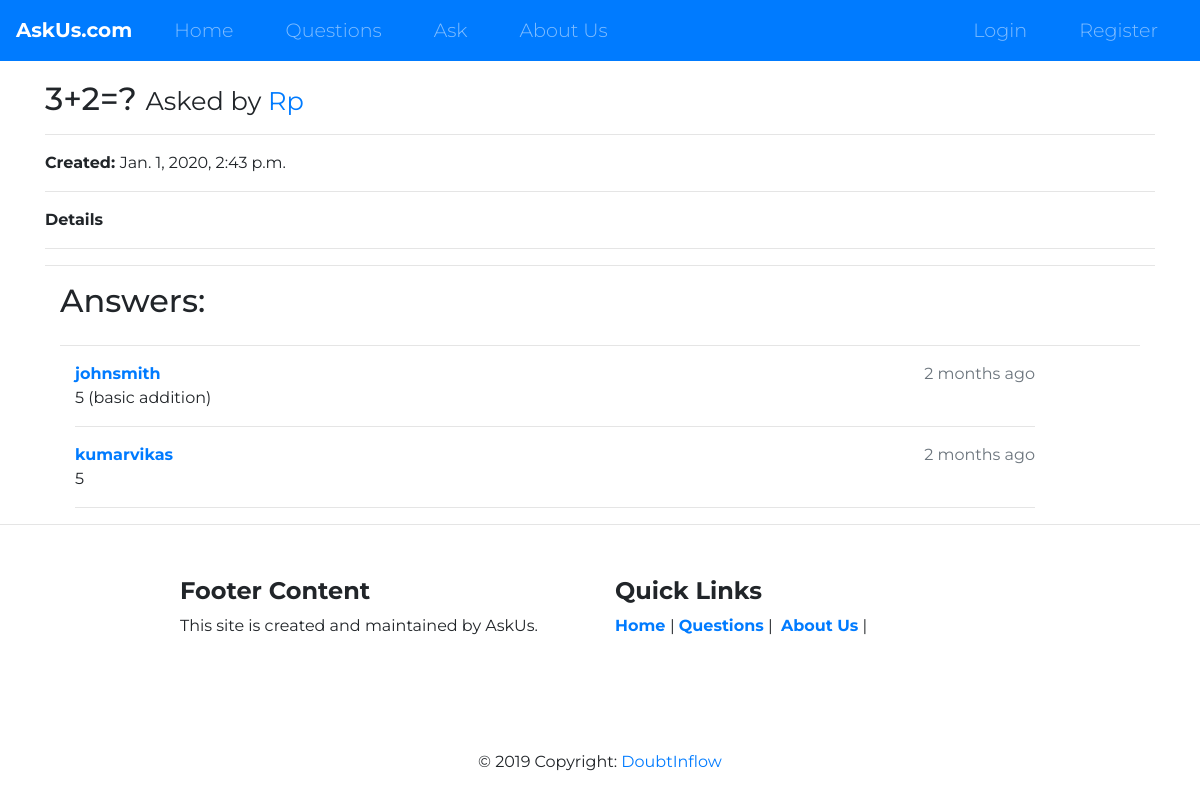
/questions/32/, run on the app's committed database.
### questions/models.py (models this page shows, shortened)
class Question(models.Model):
    user = models.ForeignKey(User, on_delete=models.CASCADE)
    qus = models.CharField(max_length=256, verbose_name="question")
    details = models.TextField(blank=True)
    slug = models.SlugField(unique=True, max_length=256)
    created = models.DateTimeField(auto_now_add=True)
    class Meta:
        ordering = ['-created']

class Answer(models.Model):
    user = models.ForeignKey(User, on_delete=models.CASCADE)
    question = models.ForeignKey(Question, on_delete=models.CASCADE)
    ans = models.TextField(verbose_name="answer")
    created = models.DateTimeField(auto_now_add=True)
    class Meta:
        ordering = ['-created']

### accounts/models.py (models this page shows, shortened)
class User(AbstractUser):
        username = models.CharField(max_length=256, unique=True, blank=False,
                                validators=[
                                        RegexValidator(
                                        regex = USERNAME_REGEX,
                                        message = 'Username can be Alpahnumeric and contain only @,#,$',
                                        code='invalid_username'
                                        )]
                                )
        first_name = models.CharField(max_length=256, blank=False,
                                  validators=[
                                        RegexValidator(
                                        regex = NAME_REGEX,
                                        message = 'Name must be Alphabetic',
                                        code='invalid_first_name'
                                        )]
                                )
        last_name = models.CharField(max_length=256, blank=False,
                                  validators=[
                                        RegexValidator(
                                        regex = NAME_REGEX,
                                        message = 'Name must be Alphabetic',
                                        code='invalid_last_name'
                                        )]
                                )
        email = models.EmailField(unique=True, blank=False)
        bio = models.CharField(max_length=512, blank=True)
        birth_date = models.DateField(null=True, blank=False)
        USERNAME_FIELD = 'email'
        REQUIRED_FIELDS = ['username']
        def get_absolute_url(self):
                return reverse("user_profile", kwargs={"username": self.username})

### questions/views.py (the view, shortened to what this page needs)
# urls.py: re_path(r'^(?P<slug>[\w-]+)/$', question_detail, name='question_detail'),
def question_detail(request, slug=None):
    question = get_object_or_404(Question, slug=slug)
    answers_list = Answer.objects.filter(question=question)
    context = { "question": question,
                "answers_list": answers_list,
                 }
    return render(request, "questions/question_detail.html", context)

### questions/templates/questions/question_detail.html (shortened to what this page needs)
{% extends "core/base.html" %}
{% block content %}
<h2>
    {{ question.qus }}
    <small>Asked by <a href="{{question.user.get_absolute_url}}">{{ question.user.username }}</a></small>
</h2>
<hr>
<strong>Created: </strong>{{ question.created }}<br>
<hr>
<strong>Details</strong>
<hr>
<hr>
<div class="container">
    <div class="row">
        <div class="col-sm-12">
            <h2>Answers:</h2>
        </div>
    </div>
    <hr>
    {% for answer in answers_list %}
        <div class="col-sm-11">
            <div class="panel panel-default">
                <div class="panel-heading">
                    <strong>
                        <a href="{{answer.user.get_absolute_url}}">{{ answer.user.username }}</a>
                    </strong>
                    <span style="float: right;" class="text-muted">
                        {{ answer.created|timesince }} ago
                    </span>
                </div>
                <div class="panel-body">
                    {{ answer.ans }}
                </div>
            </div>
            <hr>
        </div>
  {% endfor %}
</div>
{% endblock content %}

### core/static/css/styles.css (style rules this page uses)
body { font-family: "Montserrat"; }

### data on the page
Question: qus "3+2=?", user.username "Rp", created "Jan. 1, 2020, 2:43 p.m."
Answer: user.username "johnsmith", created "2 months", ans "5 (basic addition)"
Answer: user.username "kumarvikas", created "2 months", ans "5"
